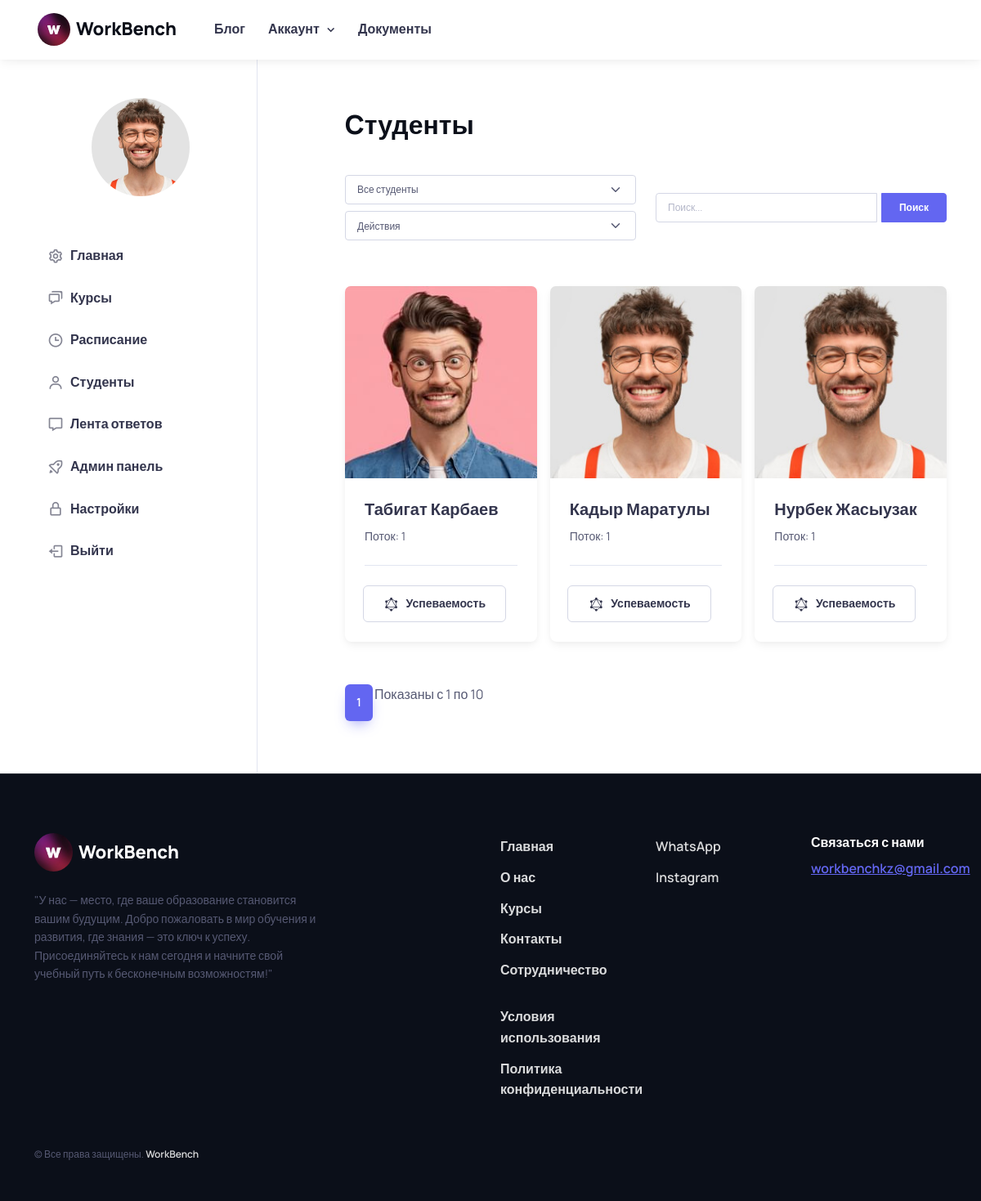
/users/curator/curator_check/students/, run on an earlier commit of the app's database.
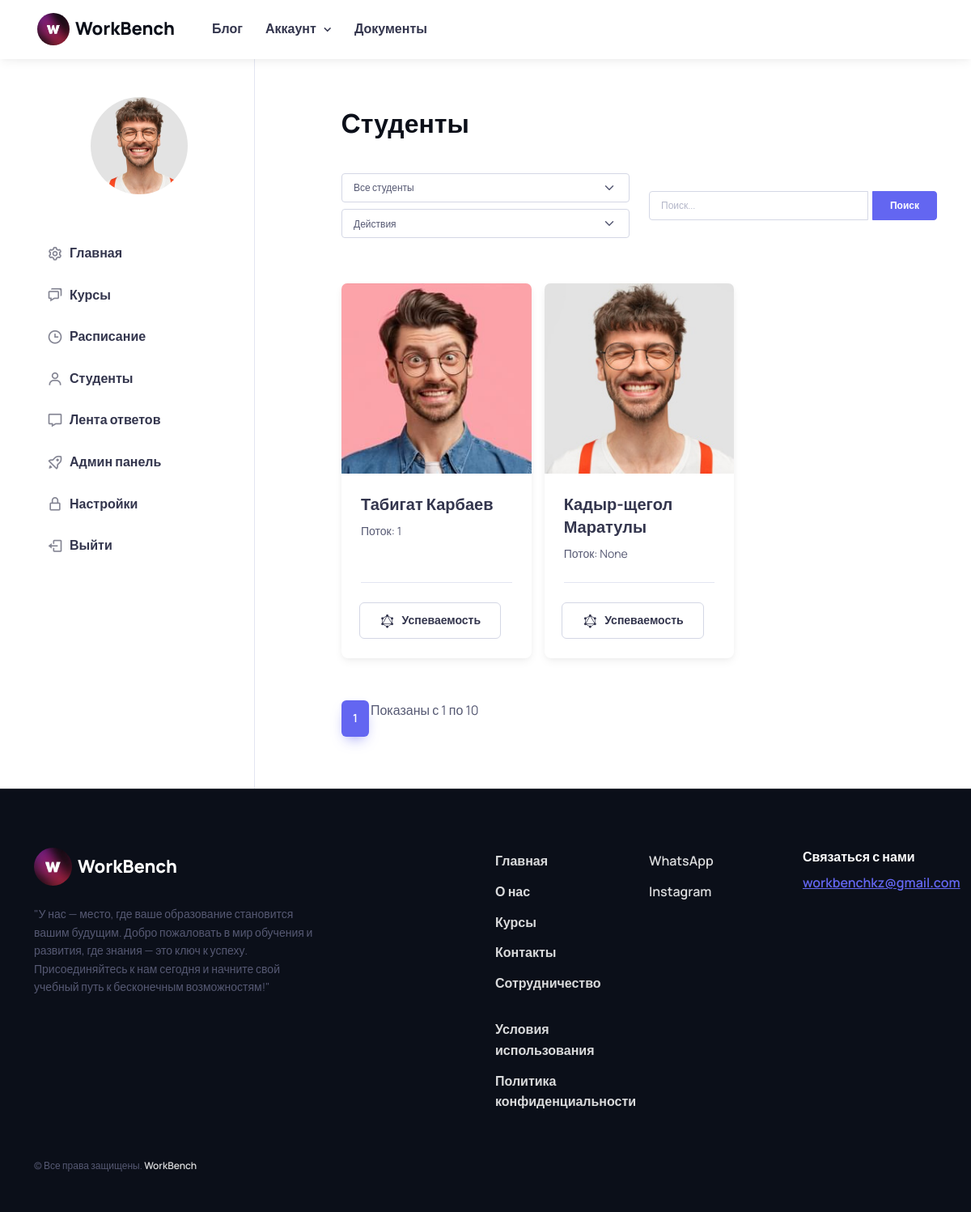
And on a later commit of the database.
### users/models.py (models this page shows, shortened)
class User(AbstractUser):
    ROLE_CHOICES = (
        ('student', 'Студент'),
        ('curator', 'Куратор'),
        ('admin', 'Администратор'),
    )
    COUNTRY_CHOICES = (
        ('kz', 'Казахстан'),
        ('ru', 'Россия'),
        ('ukr', 'Украина'),
        ('kg', 'Кыргызстан'),
        ('uz', 'Узбекистан'),
    )
    CITY_CHOICES = (
        ('tse', 'Астана'),
        ('ala', 'Алматы'),
        ('msq', 'Москва'),
        ('kiev', 'Киев'),
        ('bishkek', 'Бишкек'),
        ('tashkent', 'Ташкент'),
    )
    image = models.ImageField(upload_to='users_images', null=True, blank=True)
    role = models.CharField(max_length=10, choices=ROLE_CHOICES, default='student')
    phone = models.CharField(max_length=25, blank=True)
    bio = models.TextField(blank=True, null=True, default='Всем привет! Я ученик компании WorkBench!')
    country = models.CharField(choices=COUNTRY_CHOICES, max_length=15, default='kz')
    city = models.CharField(choices=CITY_CHOICES, max_length=20, default='tse')
    address = models.CharField(blank=True, null=True, default='', max_length=255)
    stream = models.ForeignKey('Stream', on_delete=models.SET_NULL, null=True, blank=True)

class Stream(models.Model):
    number = models.PositiveIntegerField()
    def __str__(self):
        return str(self.number)
    class Meta:
        verbose_name = 'Поток'
        verbose_name_plural = 'Потоки'

### curator/views.py (the view)
# urls.py: path('curator_check/students/', StudentsCheckAdmin.as_view(), name='students_admin_check'),
class StudentsCheckAdmin(View):
    template_name = 'curator/starter-kit/students.html'
    items_per_page = 10  # Количество студентов на странице
    def get(self, request):
        stream_id = request.GET.get('stream')
        streams = Stream.objects.all()
        selected_stream = None
        students = User.objects.filter(role='student')
        if stream_id:
            selected_stream = get_object_or_404(Stream, id=stream_id)
            students = students.filter(stream=selected_stream)
        paginator = Paginator(students, self.items_per_page)
        page_number = request.GET.get('page')
        students_page = paginator.get_page(page_number)
        return render(request, self.template_name, {
            'students': students_page,
            'streams': streams,
            'selected_stream': selected_stream
        })

### templates/curator/starter-kit/students.html (shortened to what this page needs)
{% extends 'curator/starter-kit/base.html' %}
{% load static %}
          {% block content %}
              <div class="col-md-8 offset-lg-1 pb-5 mb-lg-2 pt-md-5 mt-n3 mt-md-0">
            <div class="ps-md-3 ps-lg-0 mt-md-2 pt-md-4 pb-md-2">
              <div class="d-flex align-items-center justify-content-between pt-xl-1 mb-3 pb-3">
                <h1 class="h2 mb-0">Cтуденты</h1>
              </div>
              <div class="row align-items-center mb-5">
                <div class="col-md-6 mt-2 text-nowrap">
                    <div id="dataTable_length" class="dataTables_length" aria-controls="dataTable">
                        <form method="get">
                            <div class="mb-2">
                                <label class="form-label d-block">
                                    <select class="form-select form-select-sm" name="stream" id="stream-filter" onchange="this.form.submit()">
                                        <option value="">Все студенты</option>
                                    </select>
                                </label>
                            </div>
                            <div class="mb-2">
                                <label class="form-label d-block">
                                    <select class="form-select form-select-sm" onchange="window.location.href = this.options[this.selectedIndex].value">
                                        <option value="">Действия</option>
                                    </select>
                                </label>
                            </div>
                        </form>
                    </div>
                </div>
                <div class="col-md-6 mb-2 mb-md-0">
                    <form action="{% url 'users:admin:search_students' %}" method="get">
                        <div class="text-md-end dataTables_filter" id="dataTable_filter">
                            <div class="input-group">
                                <input type="search" class="form-control form-control-sm" aria-controls="dataTable" name="q" placeholder="Поиск...">
                                <button class="btn btn-primary btn-sm" type="submit" style="width: 80px; margin-left: 5px;">Поиск</button>
                            </div>
                        </div>
                    </form>
                </div>
            </div>
              <div class="row row-cols-1 row-cols-md-3 row-cols-lg-3 gx-3 gx-lg-3">
                {% for student in students %}
                    <div class="col pb-2 mb-4">
                        <article class="card h-100 border-0 shadow-sm">
                            <div class="position-relative">
                                <a href="{% url 'users:curator:student-profile' pk=student.pk %}" class="d-block position-absolute w-100 h-100 top-0 start-0" aria-label="Cover image"></a>
                                <img src="{% if student.image and student.image.url %}{{ student.image.url }}{% else %}{% static 'student/images/18.jpg' %}{% endif %}" class="card-img-top" alt="Image">
                            </div>
                            <div class="card-body pb-3">
                                <h3 class="h5 mb-2">
                                    <a href="{% url 'users:curator:student-profile' pk=student.pk %}">{{ student.first_name }} {{ student.last_name }}</a>
                                </h3>
                                <p class="fs-sm mb-2">Поток: {{ student.stream }}</p>
                            </div>
                            <div class="card-footer d-flex align-items-center justify-content-center fs-sm text-muted py-4">
                                <a href="{% url 'users:curator:courses:student_progress' student_id=student.id %}" class="btn btn-outline-secondary px-3 px-lg-4 me-3">
                                    <i class="bx bxl-graphql fs-xl me-xl-2"></i>
                                    <span class="d-none d-xl-inline">Успеваемость</span>
                                </a>
                            </div>
                        </article>
                    </div>
                {% endfor %}
              </div>
             <div class="row" style="margin-top: 20px;">
                 <div class="col-md-12">
                     <nav aria-label="Page navigation">
                         <ul class="pagination">
                             {% for num in students.paginator.page_range %}
                                 <li class="page-item {% if num == students.number %}active{% endif %}">
                                     <a class="page-link" href="?page={{ num }}">{{ num }}</a>
                                 </li>
                             {% endfor %}
                             <div class="col-md-6 align-self-center">
                                 <p id="dataTable_info" class="dataTables_info" role="status" aria-live="polite">Показаны с 1 по 10</p>
                             </div>
                         </ul>
                     </nav>
                 </div>
             </div>
            </div>
          </div>
          {% endblock %}

### templates/curator/starter-kit/base.html (shortened to what this page needs)
<!DOCTYPE html>
{% load static %}
{% load humanize %}
<html lang="en" data-bs-theme="light">
<head>
    <link rel="stylesheet" media="screen" href="{% static 'student/css/boxicons.min.css' %}">
    <link rel="stylesheet" media="screen" href="{% static 'student/css/swiper-bundle.min.css' %}">
    <link rel="stylesheet" media="screen" href="{% static 'student/css/theme.min.css' %}">
  </head>
  <body>
    <main class="page-wrapper">
      <header class="header navbar navbar-expand-lg bg-light border-bottom border-light shadow-sm fixed-top">
        <div class="container px-3">
          <a href="{% url 'website:home' %}" class="navbar-brand pe-3">
            <img src="{% static 'website/img/logo.jpg' %}" width="40" style="border-radius: 50px;" alt="WorkBench">
            WorkBench
          </a>
          <div id="navbarNav" class="offcanvas offcanvas-end">
            <div class="offcanvas-body">
              <ul class="navbar-nav me-auto mb-2 mb-lg-0">
                  <li class="nav-item">
                  <a href="{% url 'users:blog:blog' %}" class="nav-link">Блог</a>
                </li>
                <li class="nav-item dropdown">
                  <a href="#" class="nav-link dropdown-toggle" data-bs-toggle="dropdown" aria-current="page">Аккаунт</a>
                </li>
                <li class="nav-item">
                  <a href="docs/getting-started.html" class="nav-link">Документы</a>
                </li>
              </ul>
            </div>
          </div>
          <div class="form-check form-switch mode-switch pe-lg-1 ms-auto me-4" data-bs-toggle="mode">
          </div>
        </div>
      </header>
      <section class="container pt-5">
        <div class="row">
          <aside class="col-lg-3 col-md-4 border-end pb-5 mt-n5">
            <div class="position-sticky top-0">
              <div class="text-center pt-5">
                <div class="d-table position-relative mx-auto mt-2 mt-lg-4 pt-5 mb-3">
                  {% if user.image %}
                  <img src="{{ user.image.url }}" class="d-block rounded-circle" width="120" alt="{{ user.first_name }} {{ user.last_name }}">
                  {% else %}
                  <img src="{% static 'student/images/18.jpg' %}" class="d-block rounded-circle" width="120" alt="{{ user.first_name }} {{ user.last_name }}">
                  {% endif %}
                </div>
                <p class="mb-3 pb-3">{{ user.email }}</p>
                <div id="account-menu" class="list-group list-group-flush collapse d-md-block">
                {% with request.resolver_match.url_name as current_url_name %}
                  <a href="{% url 'users:curator:dashboard' %}" class="list-group-item list-group-item-action d-flex align-items-center {% if current_url_name == 'dashboard' %}active{% endif %}">
                    <i class="bx bx-cog fs-xl opacity-60 me-2"></i>
                    Главная
                  </a>
                  <a href="{% url 'users:curator:courses:courses' %}" class="list-group-item list-group-item-action d-flex align-items-center {% if current_url_name == 'courses' %}active{% endif %}">
                    <i class="bx bx-chat fs-xl opacity-60 me-2"></i>
                    Курсы
                  </a>
                  <a href="{% url 'users:curator:schedule:student_schedule' %}" class="list-group-item list-group-item-action d-flex align-items-center {% if current_url_name == 'student-schedule' %}active{% endif %}">
                    <i class="bx bx-time fs-xl opacity-60 me-2"></i>
                    Расписание
                  </a>
                  <a href="{% url 'users:curator:students_admin_check' %}" class="list-group-item list-group-item-action d-flex align-items-center {% if current_url_name == 'student-schedule' %}active{% endif %}">
                    <i class="bx bx-user fs-xl opacity-60 me-2"></i>
                    Студенты
                  </a>
                  <a href="{% url 'users:curator:courses:answers_view' %}" class="list-group-item list-group-item-action d-flex align-items-center {% if current_url_name == 'student-schedule' %}active{% endif %}">
                    <i class="bx bx-message fs-xl opacity-60 me-2"></i>
                    Лента ответов
                  </a>
                  <a href="{% url 'admin:index' %}" class="list-group-item list-group-item-action d-flex align-items-center {% if current_url_name == 'student-schedule' %}active{% endif %}">
                    <i class="bx bx-rocket fs-xl opacity-60 me-2"></i>
                    Админ панель
                  </a>
                  <a href="{% url 'users:curator:profile' %}" class="list-group-item list-group-item-action d-flex align-items-center {% if current_url_name == 'profile' %}active{% endif %}">
                    <i class="bx bx-lock-alt fs-xl opacity-60 me-2"></i>
                    Настройки
                  </a>
                  <a href="{% url 'users:curator:logout' %}" class="list-group-item list-group-item-action d-flex align-items-center">
                    <i class="bx bx-log-out fs-xl opacity-60 me-2"></i>
                    Выйти
                  </a>
                {% endwith %}
                </div>
              </div>
            </div>
          </aside>
          {% block content %}
          {% endblock %}
        </div>
      </section>
    </main>
    <footer class="footer bg-dark border-top border-light pt-5 pb-4 pb-lg-5" data-bs-theme="dark">
      <div class="container pt-lg-4">
        <div class="row pb-5">
          <div class="col-lg-4 col-md-6">
            <div class="navbar-brand text-dark p-0 me-0 mb-3 mb-lg-4">
              <img style="border-radius: 50px;" src="{% static 'website/img/logo.jpg' %}" width="47px" alt="WorkBench">
              WorkBench
            </div>
            <p class="fs-sm pb-lg-3 mb-4">"У нас — место, где ваше образование становится вашим будущим. Добро пожаловать в мир обучения и развития, где знания — это ключ к успеху. Присоединяйтесь к нам сегодня и начните свой учебный путь к бесконечным возможностям!"</p>
          </div>
          <div class="col-xl-6 col-lg-7 col-md-5 offset-xl-2 offset-md-1 pt-4 pt-md-1 pt-lg-0">
            <div id="footer-links" class="row">
              <div class="col-lg-4">
                <div id="useful-links" class="collapse d-lg-block" data-bs-parent="#footer-links">
                  <ul class="nav flex-column pb-lg-1 mb-lg-3">
                    <li class="nav-item"><a href="{% url 'website:home'%}#" class="nav-link d-inline-block px-0 pt-1 pb-2">Главная</a></li>
                    <li class="nav-item"><a href="{% url 'website:about'%}#" class="nav-link d-inline-block px-0 pt-1 pb-2">О нас</a></li>
                    <li class="nav-item"><a href="{% url 'website:courses'%}#" class="nav-link d-inline-block px-0 pt-1 pb-2">Курсы</a></li>
                    <li class="nav-item"><a href="{% url 'website:contacts'%}#" class="nav-link d-inline-block px-0 pt-1 pb-2">Контакты</a></li>
                    <li class="nav-item"><a href="{% url 'website:collaboration'%}#" class="nav-link d-inline-block px-0 pt-1 pb-2">Сотрудничество</a></li>
                  </ul>
                  <ul class="nav flex-column mb-2 mb-lg-0">
                    <li class="nav-item"><a href="{% url 'website:terms'%}#" class="nav-link d-inline-block px-0 pt-1 pb-2">Условия использования</a></li>
                    <li class="nav-item"><a href="{% url 'website:privacy'%}#" class="nav-link d-inline-block px-0 pt-1 pb-2">Политика конфиденциальности</a></li>
                  </ul>
                </div>
              </div>
              <div class="col-xl-4 col-lg-3">
                <div id="social-links" class="collapse d-lg-block" data-bs-parent="#footer-links">
                  <ul class="nav flex-column mb-2 mb-lg-0">
                    <a href="https://wa.me/87077772817" class="nav-link d-inline-block px-0 pt-1 pb-2">WhatsApp</a>
                    <li class="nav-item"><a href="https://www.instagram.com/workbench.kz/" class="nav-link d-inline-block px-0 pt-1 pb-2">Instagram</a></li>
                  </ul>
                </div>
              </div>
              <div class="col-xl-4 col-lg-5 pt-2 pt-lg-0">
                <h6 class="mb-2">Связаться с нами</h6>
                <a href="mailto:workbenchkz@gmail.com" class="fw-medium">workbenchkz@gmail.com</a>
              </div>
            </div>
          </div>
        </div>
        <p class="nav d-block fs-xs text-center text-md-start pb-2 pb-lg-0 mb-0">
          &copy; Все права защищены.
          <a class="nav-link d-inline-block p-0" href="{% url 'website:home' %}" target="_blank" rel="noopener">WorkBench</a>
        </p>
      </div>
    </footer>
</body>
</html>

What changed in the data, as far as the page shows it:
removed User: first_name "Нурбек", last_name "Жасыузак", stream "1"
changed User "Маратулы": first_name "Кадыр" → "Кадыр-щегол"; stream "1" → "None"
